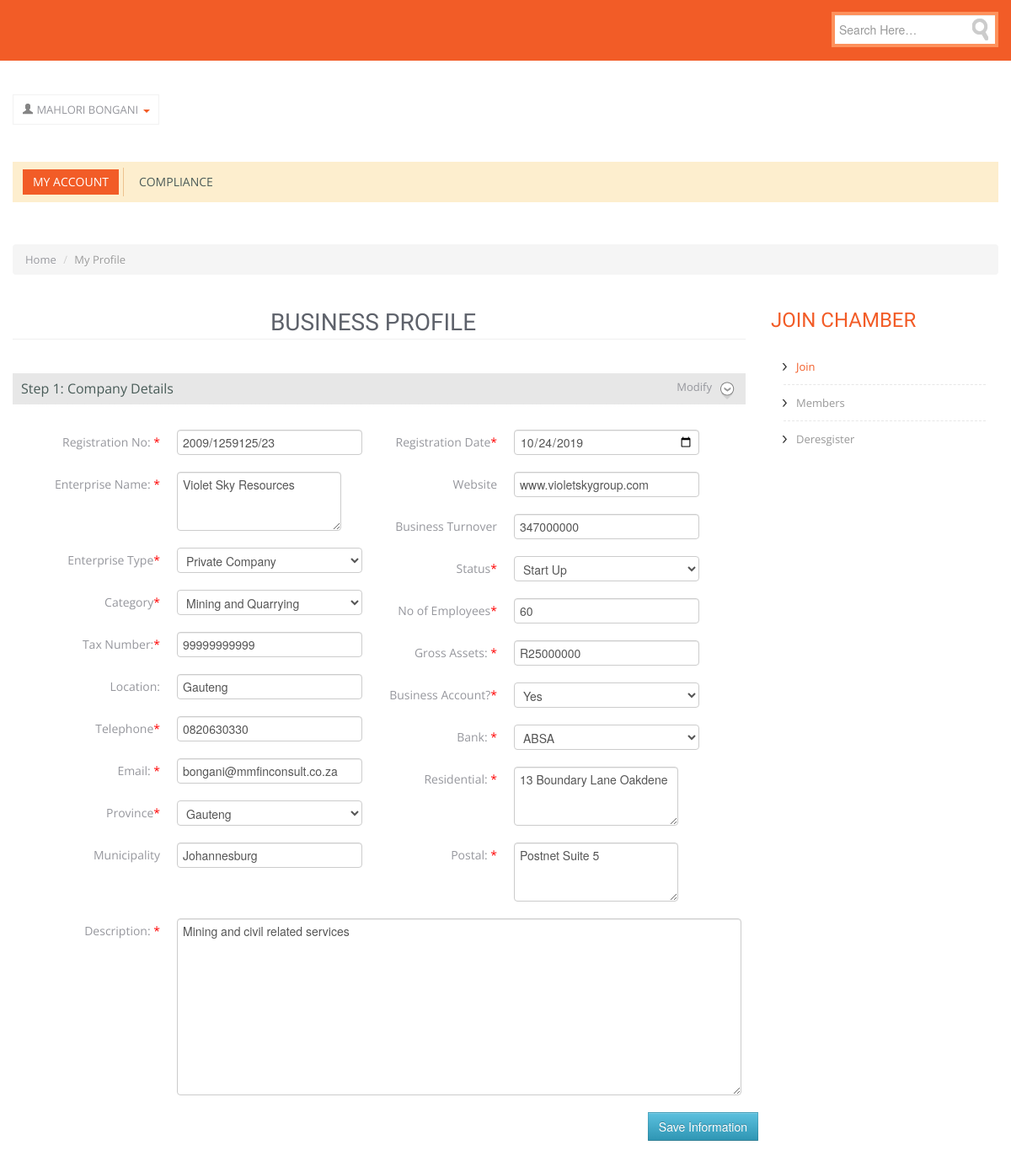
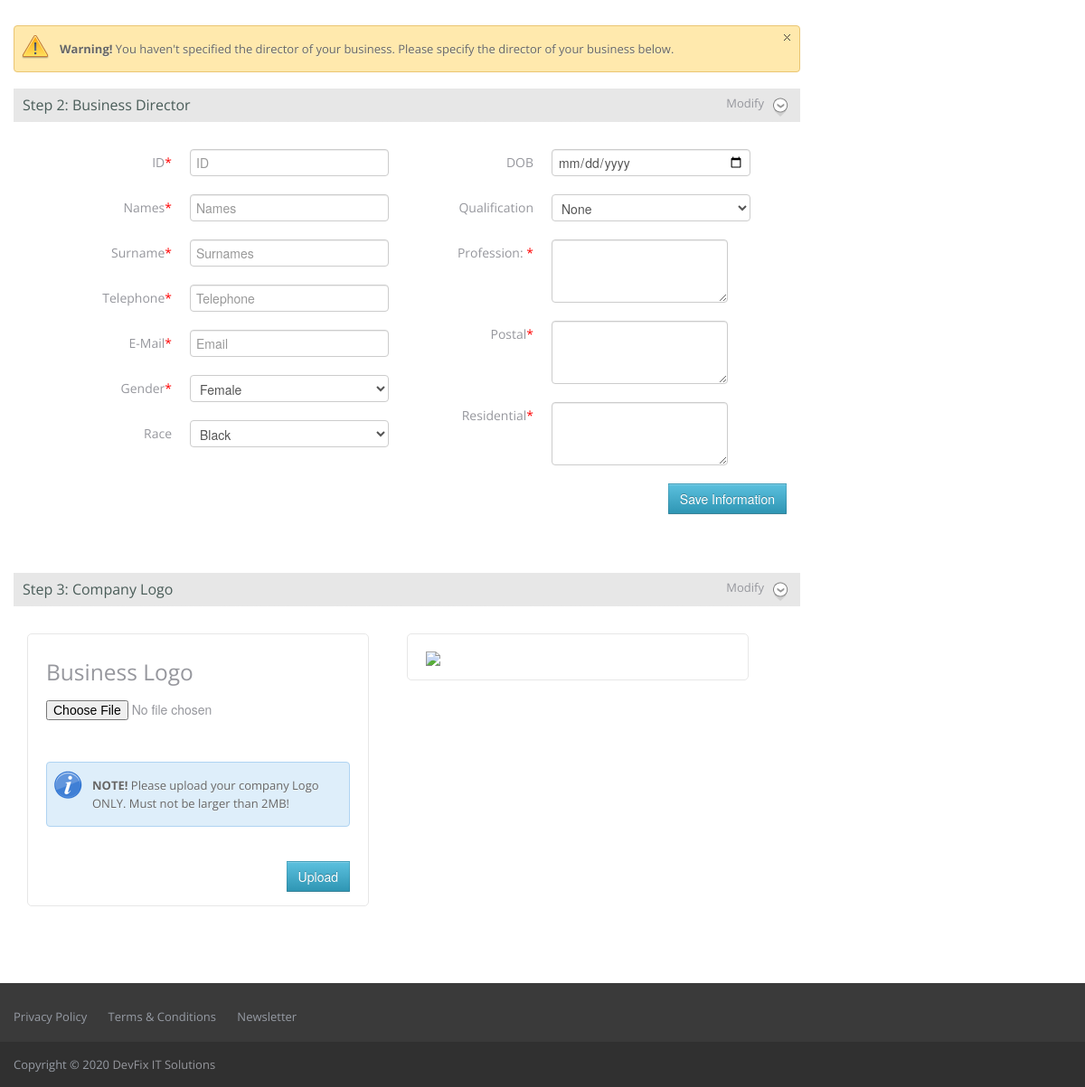
Screenshot of /home.php (signed in) with the database file from the repository (2 pictures, top to bottom).
### tables this page shows
CREATE TABLE `users` (
  `username` varchar(20) NOT NULL,
  `surname` varchar(50) NOT NULL,
  `names` varchar(50) NOT NULL,
  `email` varchar(50) NOT NULL,
  `password` varchar(150) NOT NULL,
  `status` int(11) NOT NULL
);

CREATE TABLE `company_details` (
  `username` varchar(20) NOT NULL,
  `reg_no` varchar(50) NOT NULL,
  `enterprise_name` varchar(50) NOT NULL,
  `enterprise_type` varchar(50) NOT NULL,
  `tax_number` varchar(50) NOT NULL,
  `registration_date` date NOT NULL,
  `province` varchar(30) NOT NULL,
  `municipality` varchar(50) NOT NULL,
  `location` varchar(40) NOT NULL,
  `postal_address` varchar(100) NOT NULL,
  `physical_address` varchar(100) NOT NULL,
  `telephone` varchar(30) NOT NULL,
  `email` varchar(40) NOT NULL,
  `website` varchar(30) NOT NULL,
  `business_turnover` varchar(30) NOT NULL,
  `category` varchar(30) NOT NULL,
  `status` varchar(30) NOT NULL,
  `employees` int(11) NOT NULL,
  `assets` varchar(30) NOT NULL,
  `account` varchar(5) NOT NULL,
  `bank` varchar(30) NOT NULL,
  `logo` varchar(50) NOT NULL,
  `description` text NOT NULL,
  `approved` int(11) NOT NULL
);

### home.php (the view, shortened to what the rows shown need)
<?php
	include 'connect.php';
?>
<!DOCTYPE html>
<html lang="en">
<head>
<link href='http://fonts.googleapis.com/css?family=Crete+Round' rel='stylesheet' type='text/css'><link href="css/bootstrap.css" rel="stylesheet">
<link href="css/bootstrap-responsive.css" rel="stylesheet">
<link href="css/style.css" rel="stylesheet">
<link href="css/flexslider.css" type="text/css" media="screen" rel="stylesheet"  />
<link href="css/jquery.fancybox.css" rel="stylesheet">
<link href="css/cloud-zoom.css" rel="stylesheet">
</head>
<body>
<?php
	include('session.php');
	include('header-logged.php');
?>
<div id="maincontainer">
  <section id="product">
    <div class="container">
      <div class="row">
        <div class="span9">
          <h1 class="heading1" align="center"><span class="maintext">Business Profile</span></h1>
		  <?php
			$query = "SELECT * FROM company_details WHERE username='$user'";
			$subject_set = mysqli_query($connection,$query);
			$row = mysqli_fetch_array($subject_set);
			$reg_no = $row['reg_no'];
			$enterprise_name = $row['enterprise_name'];
			$enterprise_type = $row['enterprise_type'];
			$tax_number = $row['tax_number'];
			$registration_date = $row['registration_date'];
			$province = $row['province'];
			$municipality = $row['municipality'];
			$location = $row['location'];
			$postal_address = $row['postal_address'];
			$physical_address = $row['physical_address'];
			$telephone = $row['telephone'];
			$email = $row['email'];
			$business_turnover = $row['business_turnover'];
			$category = $row['category'];
			$employees = $row['employees'];
			$assets = $row['assets'];
			$website = $row['website'];
			$account = $row['account'];
			$bank = $row['bank'];
			$description = $row['description'];
		?>
          <div class="checkoutstep">
            <div class="row">
              <form class="form-horizontal" method="POST" action="home.php">
                <fieldset>
                  <div class="span4">
                    <div class="control-group">
                      <div class="controls">
                        <input type="text" name="reg_no" required placeholder="Enter Reg.No" value="<?php echo $reg_no; ?>">
                      </div>
                    </div>
                    <div class="control-group">
                      <div class="controls">
						<textarea class="form-control" rows="3" placeholder="Enter trading name" name="enterprisename" required id="cons" ><?php echo $enterprise_name;?></textarea>
                      </div>
                    </div>
					<div class="control-group">
                      <div class="controls">
                       <select class="form-control" name="company_type">
						  <option <?php if($enterprise_type=='Private Company') echo 'selected="selected"'?> >Private Company</option>
						 </select>
						</div>
                    </div>
					<div class="control-group">
						<div class="controls">
						<select class="form-control" name="cat">
						  <option <?php if($category=='Mining and Quarrying') echo 'selected="selected"'?> >Mining and Quarrying</option>
						 </select>
						 </div>
					</div>
                    <div class="control-group">
                      <div class="controls">
                        <input type="text" name="tax_no" required placeholder="taxt no" value="<?php echo $tax_number;?>">
                      </div>
                    </div>
                    <div class="control-group">
                      <div class="controls">
                        <input type="text"  name="location" required placeholder="Location" value="<?php echo $location;?>">
                      </div>
                    </div>
                    <div class="control-group">
                      <div class="controls">
                        <input type="text" name="telephone" required placeholder="telephone" value="<?php echo $telephone;?>">
                      </div>
                    </div>
					<div class="control-group">
                      <div class="controls">
                        <input type="email" name="email" required placeholder="Email" value="<?php echo $email; ?>">
                      </div>
                    </div>
					<div class="control-group">
						<div class="controls">
						<select class="form-control" name="province">
						  <option <?php if($province=='Gauteng') echo 'selected="selected"'?> >Gauteng</option>
						 </select>
						 </div>
					</div>
					<div class="control-group">
						<div class="controls">
						  <input type="text"  name="municipality" required placeholder="Municipality" value="<?php echo $municipality;?>">
						</div>
                    </div>
                  </div>
                  <div class="span4">
					<div class="control-group">
                      <div class="controls">
                        <input type="date" name="reg_date" required placeholder="Registration date" value="<?php echo $registration_date;?>">
                      </div>
                    </div>
					<div class="control-group">
                      <div class="controls">
                        <input type="text" name="website" placeholder="Website Url" value="<?php echo $website;?>">
                      </div>
                    </div>
                    <div class="control-group">
                      <div class="controls">
                        <input type="text"  name="turnover" required placeholder="business tunover" value="<?php echo $business_turnover;?>">
                      </div>
                    </div>
                    <div class="control-group">
                      <div class="controls">
                        <input type="text" name="employees" required placeholder="No of Employees" value="<?php echo $employees;?>">
                      </div>
                    </div>
                    <div class="control-group">
                      <div class="controls">
                        <input type="text"  name="assets" required placeholder="Gross Assets avlue" value="<?php echo $assets;?>">
                      </div>
                    </div>
                    <div class="control-group">
                      <div class="controls">
                        <select class="form-control" name="account">
						  <option <?php if($account=='Yes') echo 'selected="selected"'?> >Yes</option>
						 </select>
                      </div>
                    </div>
                    <div class="control-group">
                      <div class="controls">
                       <select class="form-control" name="bank">
						  <option <?php if($bank=='ABSA') echo 'selected="selected"'?> >ABSA</option>
						 </select>
                      </div>
                    </div>
					<div class="control-group">
                      <div class="controls">
                        <textarea class="form-control" rows="3" type="text" name="res_address" required id="body" ><?php echo $physical_address; ?></textarea>
                      </div>
                    </div>
					<div class="control-group">
                      <div class="controls">
                        <textarea class="form-control" rows="3" type="text" name="post_address" required id="cons" ><?php echo $postal_address; ?></textarea>
                      </div>
                    </div>
                  </div>
				  <div class="span9">
					<div class="control-group">
                      <div class="controls">
                        <textarea class="form-control" rows="10" type="text" name="description" required id="body" ><?php echo $description; ?></textarea>
                      </div>
                    </div>
				  </div>
                </fieldset>
              </form>
            </div>
          </div>
        </div>
        <div class="span3">
          <aside>
            <div class="sidewidt">
              <h2 class="heading2"><span> Join Chamber</span></h2>
            </div>
          </aside>
        </div>
      </div>
    </div>
  </section>
</div>
</body>
</html>

### logged_in.php (shortened to what the rows shown need)
<div class="headerdetails">
      <div class="pull-left">
        <ul class="nav topcart pull-left">
          <li class="dropdown hover">
            <a href="#" class="dropdown-toggle myaccount" style="padding:7px 10px"><span class="icon-user"></span> <?php echo $names; ?> <b class="caret"></b></a>
          </li>
        </ul>
      </div>
    </div>

### rows the page displays
users: names "MAHLORI BONGANI"
company_details: reg_no "2009/1259125/23", enterprisename "Violet Sky Resources", company_type "Private Company", cat "Mining and Quarrying", tax_no "99999999999", location "Gauteng", telephone "0820630330", email "bongani@mmfinconsult.co.za", province "Gauteng", municipality "Johannesburg", reg_date "10/24/2019", website "www.violetskygroup.com", turnover "347000000", employees "60", assets "R25000000", account "Yes", bank "ABSA", res_address "13 Boundary Lane Oakdene", post_address "Postnet Suite 5", description "Mining and civil related services"
